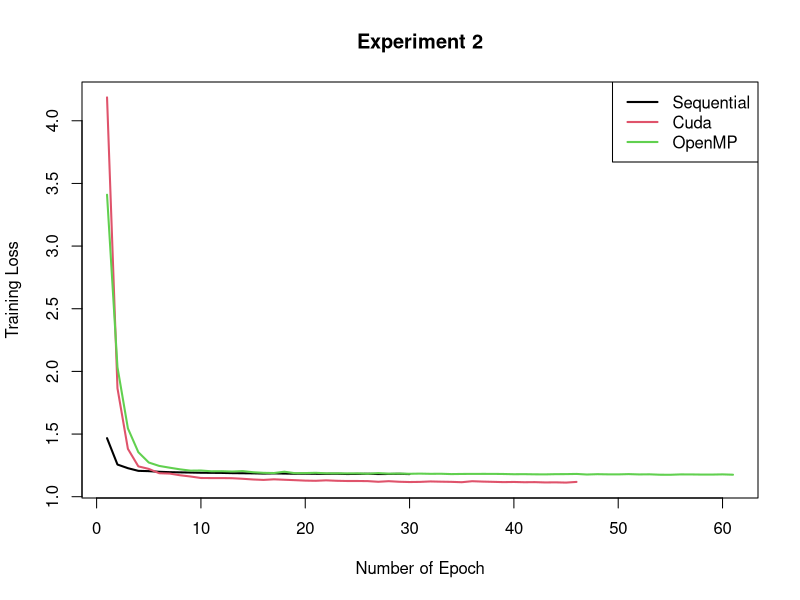
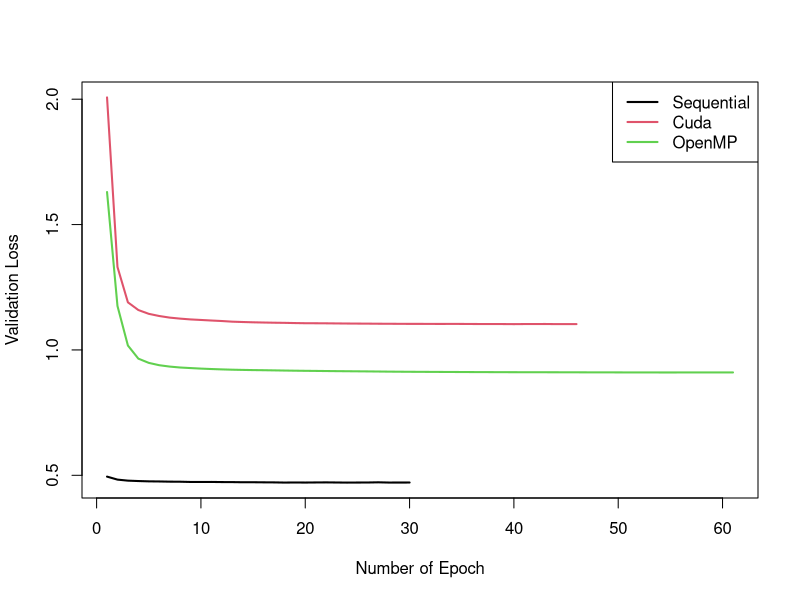
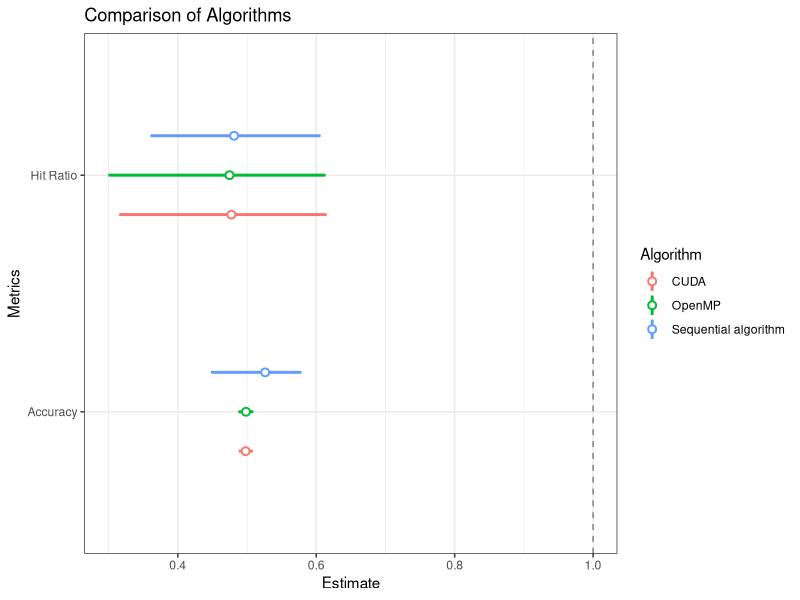
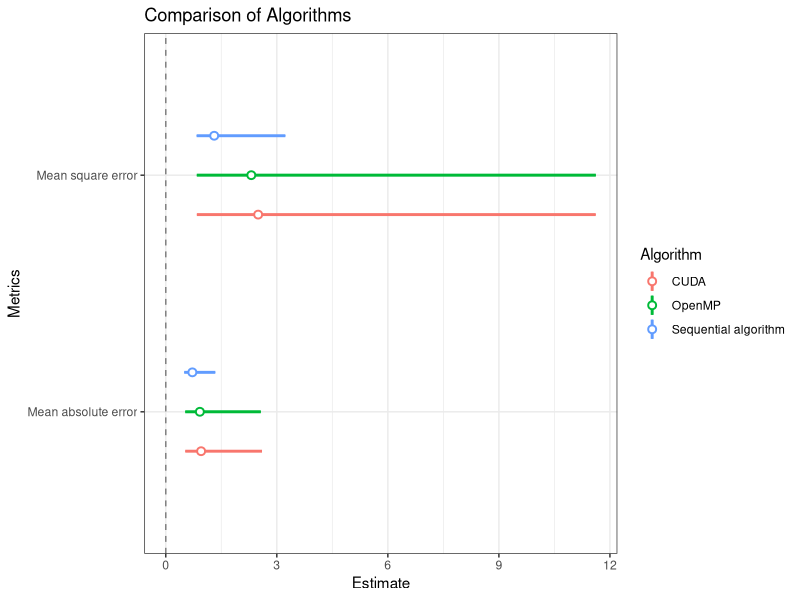
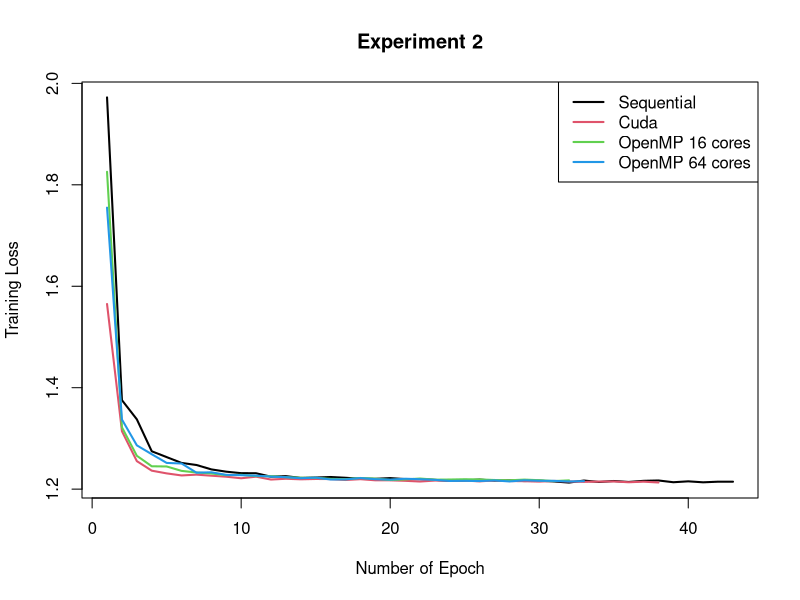
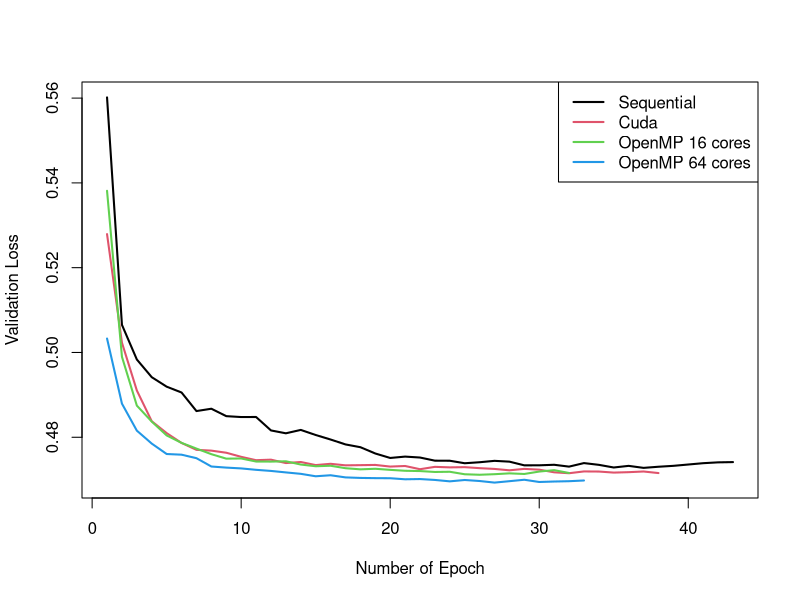
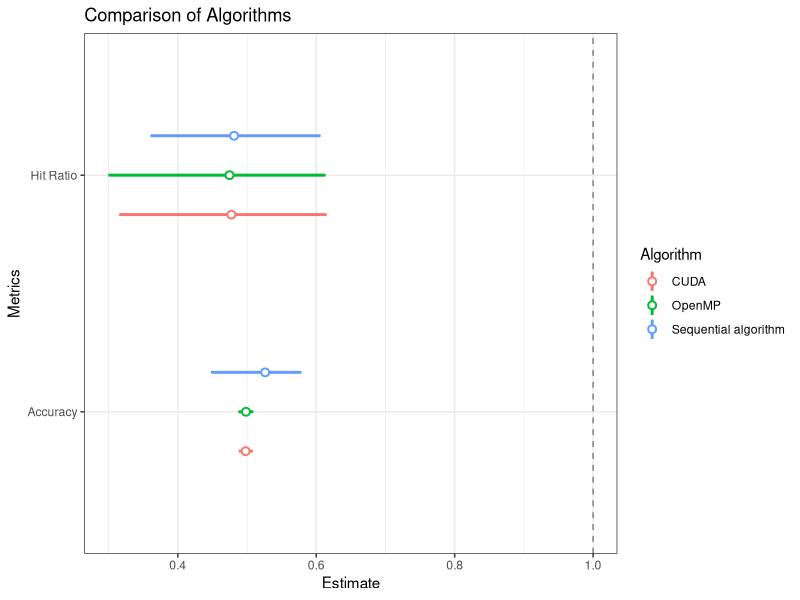
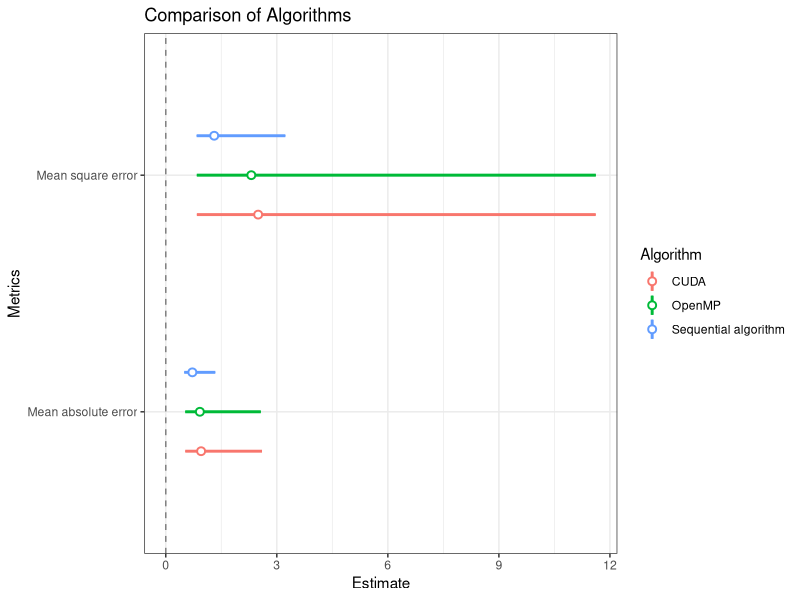

The R script that drew these images, in order:
library(ggplot2)


#### Experiment 2
# Cuda
cuda_loss = c(4.1864476875070498, 1.865434858882016, 1.3818578036667259, 1.2421049187369453, 1.2219228250183762, 1.1873860242316081, 1.1846561050447364, 1.1710844644701346, 1.1613778645745194, 1.1493520467384983, 1.1486139531994601, 1.1486329878652393, 1.1475968786482387, 1.1430827979061242, 1.1375225084927636, 1.134093707839813, 1.1387619425528999, 1.1353218764150035, 1.1320594642265562, 1.1284367749675048, 1.1269697379726504, 1.1305691111583789, 1.1270616333844874, 1.125361624011326, 1.1253850482175052, 1.1243962485015861, 1.1191883372933205, 1.1238793118627746, 1.1193141058414389, 1.1171560023823144, 1.1182097850154187, 1.121804613509872, 1.1199013876335144, 1.1185683033323097, 1.11573777934897, 1.1236124903395484, 1.1206623345307904, 1.1186482728350902, 1.1164625420447942, 1.1176355209060467, 1.1155702649067138, 1.1163384416640567, 1.1138471192287678, 1.1146196820818564, 1.1126506529201059, 1.1180572273488592)
cuda_valLoss = c(2.0072012491365161, 1.3308836910046791, 1.1898811319972329, 1.1591923007800271, 1.1440527465374983, 1.1353673947055394, 1.1289888098861194, 1.1249343452515015, 1.1217366368113757, 1.119602660290955, 1.1173755876980003, 1.115369172348325, 1.1127866855196047, 1.1114358811086009, 1.1102419876317096, 1.1093661824310079, 1.1086304077492937, 1.1080767201068482, 1.1072314161641927, 1.1065888436355256, 1.1064304149340711, 1.1061709708013765, 1.1057600138026631, 1.1053760534462302, 1.1051187629984096, 1.1049061889609657, 1.1045773320584247, 1.1044010352942952, 1.1041781333938205, 1.1039768766847879, 1.1040470477323618, 1.1038473329880165, 1.1037193452330292, 1.1038674158954653, 1.1037646391479818, 1.1035288130780552, 1.1033619298081767, 1.1033607140430877, 1.1032467167565718, 1.1029506714939465, 1.1032993165730056, 1.103365499138711, 1.1034709673661451, 1.1030613779011762, 1.1030195132630107, 1.1031193078392363)

# OpenMP
mp_loss = c(3.409805499328495, 2.0337079029125276, 1.5451913123595069, 1.3552936724298799, 1.2728972357518087, 1.2456961537900491, 1.2316137226887975, 1.2183489820258353, 1.2080618803071406, 1.209092546010379, 1.2028831474236155, 1.2034926415297875, 1.2009666071696945, 1.2045347089788063, 1.195355041361837, 1.1905411621764821, 1.1889835069183778, 1.1995746627337609, 1.1877190333818461, 1.1885992504764276, 1.1906814916074686, 1.1869440702510763, 1.1869371517079734, 1.1860882184857202, 1.1865020210930235, 1.1835623651467666, 1.188523046122437, 1.1839494765506904, 1.1849036131478115, 1.1829119670917378, 1.1842800715335111, 1.1825723377246693, 1.183171790703385, 1.1805147800533642, 1.1816079980912284, 1.1821375514893055, 1.1822203703123011, 1.1821855230560121, 1.1812465252204321, 1.1794313417936864, 1.1799459516441466, 1.1786493128027495, 1.1781632999183465, 1.1799440962633292, 1.1802756407484949, 1.1817571476610744, 1.1770997101316492, 1.1797952996796546, 1.1784367299708216, 1.1781393873541044, 1.1803253505121054, 1.1778135736274897, 1.17867548796456, 1.1754595773440883, 1.1750561496623744, 1.17803274252265, 1.1777494710417644, 1.1766771836438812, 1.1766679941794698, 1.1781972104356953, 1.175555417132816)
mp_valLoss = c(1.6298283404392615, 1.1753905509254239, 1.0176372539993062, 0.96532787597207692, 0.94844931893250128, 0.93913087762844272, 0.93368505748883213, 0.92997611132527724, 0.92775612275748287, 0.92558836551166634, 0.92390562521728647, 0.92244193338612623, 0.92123467826875582, 0.92038285499990935, 0.91966368708922397, 0.91918197535773694, 0.91854219077522981, 0.91785437923009339, 0.91724137250385784, 0.91675353635977341, 0.91634755355145958, 0.91588754215227552, 0.91546032284122936, 0.91510684419106481, 0.91476105587315215, 0.91440118710415441, 0.91397016953711019, 0.91352496006576867, 0.91319743603700221, 0.91291421910376114, 0.91271834276927122, 0.91251468274683034, 0.91230674486409125, 0.91215694978737261, 0.91195519406364878, 0.91176568359005294, 0.91164710373443814, 0.91148649137410342, 0.91132126241084155, 0.91123368906918234, 0.91115821116821361, 0.91109546341357983, 0.91103248408752879, 0.91096566063555484, 0.91087319096723918, 0.91079049476402485, 0.91066640074153704, 0.91058353788365509, 0.91054786495821471, 0.91045686744989196, 0.91035037323888057, 0.91032888888504815, 0.91033884744569837, 0.91021277530037403, 0.91016925783005453, 0.91026072373272238, 0.91040968139548906, 0.9103988734434032, 0.91033606786155896, 0.91030691268685626, 0.91032514469941084)

# Sequential
seq_loss = c(1.467226750576399, 1.2566617127965094, 1.227592972155267, 1.2063684877415637, 1.2040074260884357, 1.1987919677176107, 1.195884505251702, 1.1942001514571061, 1.1928672649287668, 1.1912332596730071, 1.1906490482401726, 1.1898255327043974, 1.1881590711205123, 1.1873432976330316, 1.1864135233988558, 1.1846658958874683, 1.1859736825636416, 1.1847755152395998, 1.1833160954726913, 1.1839680973678477, 1.1829111040301279, 1.1826227560994866, 1.1832826983235067, 1.1810990721456731, 1.1819049749174324, 1.1832260668327472, 1.1809163726262988, 1.1814110681224557, 1.1826615873223409, 1.1804102148464801)
seq_valLoss = c(0.49481278140265078, 0.4828631561382713, 0.47873092350538515, 0.47714450719708779, 0.47593886872077135, 0.47548079597033238, 0.47470596324081243, 0.47446334693730829, 0.4734875054622848, 0.47340528397491588, 0.47356588049924275, 0.47305363278632251, 0.47291309655212055, 0.47234009637566954, 0.47238303021720107, 0.47201324318371385, 0.47175889297041934, 0.47107977597056239, 0.47140009451055387, 0.47114632521214178, 0.47151265656474695, 0.47179093542625822, 0.47136645322030818, 0.47096903368299836, 0.47119108865358678, 0.47133221030925487, 0.47207262944999778, 0.47115223205233292, 0.47120055307217201, 0.47126707351627534)

n = max(length(cuda_loss), length(mp_loss), length(seq_loss))
epochs = 1:n
cuda_loss = c(cuda_loss, rep(NA,n-length(cuda_loss))); cuda_valLoss = c(cuda_valLoss, rep(NA,n-length(cuda_valLoss)))
mp_loss = c(mp_loss, rep(NA,n-length(mp_loss))); mp_valLoss = c(mp_valLoss, rep(NA,n-length(mp_valLoss)))
seq_loss = c(seq_loss, rep(NA,n-length(seq_loss))); seq_valLoss = c(seq_valLoss, rep(NA,n-length(seq_valLoss)))

### Plot training loss
png("images/ex2_trainingLoss_plot.png")
plot(epochs, seq_loss, type = "l", lwd = 2, ylim = c(min(cuda_loss, seq_loss, mp_loss, na.rm = T), 
                                                     max(cuda_loss, seq_loss, mp_loss, na.rm = T)),
     xlab = "Number of Epoch", ylab = "Training Loss", main = "Experiment 2")
lines(epochs, cuda_loss, col = 2, lwd = 2)
lines(epochs, mp_loss, col = 3, lwd = 2)
legend("topright", legend = c("Sequential","Cuda","OpenMP"), col = 1:3, lwd = 2)
dev.off()

### Plot validation loss
png("images/ex2_validationLoss_plot.png")
plot(epochs, seq_valLoss, type = "l", lwd = 2, ylim = c(min(cuda_valLoss, seq_valLoss, mp_valLoss, na.rm = T), 
                                                     max(cuda_valLoss, seq_valLoss, mp_valLoss, na.rm = T)),
     xlab = "Number of Epoch", ylab = "Validation Loss")
lines(epochs, cuda_valLoss, col = 2, lwd = 2)
lines(epochs, mp_valLoss, col = 3, lwd = 2)
legend("topright", legend = c("Sequential","Cuda","OpenMP"), col = 1:3, lwd = 2)
dev.off()

### Plot confidence intervals
xlabs = c("Accuracy", "Hit Ratio")
model1Frame <- data.frame(Metrics = xlabs,
                          Estimate = c(0.526206383587, 0.481200997221),
                          LowBound = c(0.447980097266, 0.360623058689),
                          UpBound = c(0.578286811884,0.606076303744),
                          Algorithm = "Sequential algorithm")
model2Frame <- data.frame(Metrics = xlabs,
                          Estimate = c(0.498477323571, 0.474662530513),
                          LowBound = c(0.487695749441, 0.299806753458),
                          UpBound = c(0.509055318284,0.613303498779),
                          Algorithm = "OpenMP")
model3Frame <- data.frame(Metrics = xlabs,
                          Estimate = c(0.497902989628, 0.477295362083),
                          LowBound = c(0.488097417124, 0.315439381611),
                          UpBound = c(0.508445190157,0.614732506103),
                          Algorithm = "CUDA")
# Combine these data.frames
allModelFrame <- data.frame(rbind(model1Frame, model2Frame, model3Frame))  # etc.

# Plot
png("images/ex2_accuracyAndHitRatio.png")
zp1 <- ggplot(allModelFrame, aes(colour = Algorithm))
zp1 <- zp1 + geom_hline(yintercept = 1, colour = gray(1/2), lty = 2)
zp1 <- zp1 + geom_linerange(aes(x = Metrics, ymin = LowBound, ymax = UpBound),
                            lwd = 1, position = position_dodge(width = 1/2))
zp1 <- zp1 + geom_pointrange(aes(x = Metrics, y = Estimate, ymin = LowBound,
                                 ymax = UpBound),
                             lwd = 1/2, position = position_dodge(width = 1/2),
                             shape = 21, fill = "WHITE")
zp1 <- zp1 + coord_flip() + theme_bw()
zp1 <- zp1 + ggtitle("Comparison of Algorithms")
print(zp1)
dev.off()

# MSE and MAE
xlabs = c("Mean square error", "Mean absolute error")
model1Frame <- data.frame(Metrics = xlabs,
                          Estimate = c(1.3087405831, 0.718717655156),
                          LowBound = c(0.834318048764, 0.498239329293),
                          UpBound = c(3.23088638137,1.33780171462),
                          Algorithm = "Sequential algorithm")
model2Frame <- data.frame(Metrics = xlabs,
                          Estimate = c(2.31100024114, 0.921309528683),
                          LowBound = c(0.838316850733, 0.525500713845),
                          UpBound = c(11.6191188956,2.56798020843),
                          Algorithm = "OpenMP")
model3Frame <- data.frame(Metrics = xlabs,
                          Estimate = c(2.49617803848, 0.954769175157),
                          LowBound = c(0.840065719306, 0.526726699958),
                          UpBound = c(11.616296602,2.60011201977),
                          Algorithm = "CUDA")

allModelFrame <- data.frame(rbind(model1Frame, model2Frame, model3Frame))
png("images/ex2_MSEandMAE.png")
zp1 <- ggplot(allModelFrame, aes(colour = Algorithm))
zp1 <- zp1 + geom_hline(yintercept = 0, colour = gray(1/2), lty = 2)
zp1 <- zp1 + geom_linerange(aes(x = Metrics, ymin = LowBound, ymax = UpBound),
                            lwd = 1, position = position_dodge(width = 1/2))
zp1 <- zp1 + geom_pointrange(aes(x = Metrics, y = Estimate, ymin = LowBound,
                                 ymax = UpBound),
                             lwd = 1/2, position = position_dodge(width = 1/2),
                             shape = 21, fill = "WHITE")
zp1 <- zp1 + coord_flip() + theme_bw()
zp1 <- zp1 + ggtitle("Comparison of Algorithms")
print(zp1)
dev.off()

#### Experiment 4
# Cuda
cuda_loss = c(1.565016429669537, 1.3142119318509204, 1.2551753065905067, 1.2363958944996583, 1.2310365140047326, 1.2269748800435456, 1.2285545747348772, 1.2264781225384707, 1.2244665228628537, 1.2214250217058205, 1.2245545345452353, 1.2188701528651695, 1.2204451327851522, 1.2193338418194866, 1.2200314313782767, 1.2198468162222329, 1.21799619414597, 1.2196180421064133, 1.2174114943269241, 1.2173559003032828, 1.2164036436907666, 1.2149890678554578, 1.2168772177983904, 1.2166541055615452, 1.2168817204148785, 1.2153135794435574, 1.2172052857002038, 1.2159806417304881, 1.2156058380507047, 1.2148386708696708, 1.2161772875908676, 1.2151173406926352, 1.2143086288092924, 1.2148957654958379, 1.2151109878688886, 1.2135543054523235, 1.2146850180860977, 1.2130851431216265)
cuda_valLoss = c(0.52792000928096283, 0.50230332247836251, 0.49103443909711275, 0.48377753305269533, 0.4809806459760903, 0.4786507877502249, 0.47703165280365034, 0.47684796860429007, 0.47635053110077208, 0.47538334449137698, 0.47459120153934198, 0.47471490118485871, 0.47391448412480047, 0.47416459975714548, 0.47343613178818844, 0.473739285733279, 0.47337722522947234, 0.47342088158193496, 0.47347601625187086, 0.4730867660303027, 0.47322335275542582, 0.47246396795344542, 0.4730221190217746, 0.47290043518333913, 0.47294925593053372, 0.47271207399860682, 0.4725320589500977, 0.47220698851394471, 0.47254267545448292, 0.47235912153599219, 0.47173560271835741, 0.47151723020725211, 0.47194094529927211, 0.47191520277952498, 0.47166792566157045, 0.47176682953938143, 0.4719264926690187, 0.47155476320050538)

# OpenMP
mp16_loss = c(1.8256682226299268, 1.3218321030761921, 1.2657124283856664, 1.2450576970445988, 1.2446758356245708, 1.2359806746911757, 1.2327995006365047, 1.2308067089864558, 1.2274803584986917, 1.2281529920757266, 1.2256931520578924, 1.2254862473081536, 1.2234877650765004, 1.222465954715265, 1.22230380294795, 1.2202177972831092, 1.2196661715249548, 1.2219613972745367, 1.2206135170281565, 1.2180570547459779, 1.2191092211833121, 1.2208922621823304, 1.2186795921470781, 1.2189334816751773, 1.2194885603749495, 1.219105385616758, 1.21799163022785, 1.2173678800005683, 1.2187822072181209, 1.2176109915215927, 1.2158759172688585, 1.2172815214374351)
mp16_valLoss = c(0.53813304876600732, 0.49898632739075977, 0.48746870228432398, 0.48369317051175748, 0.48043168304840395, 0.47867560325757935, 0.4773257697572923, 0.47601104339683797, 0.47495464371299967, 0.47499653187282698, 0.47427813555822246, 0.47425931646245578, 0.47433484609522814, 0.47356637196858808, 0.47316551205248103, 0.47328172815031988, 0.47270214774044922, 0.47243443935932933, 0.47256570443024826, 0.47231214165923041, 0.47209625607184513, 0.47202766075193392, 0.47181600440661742, 0.47186066942183785, 0.47127355613140748, 0.4711564504907807, 0.47128856457771395, 0.47148704467096819, 0.47134156518943565, 0.47191179728006183, 0.47224349589400133, 0.47157388862622596)

mp64_loss = c(1.7550187717005425, 1.3372043929308384, 1.2863338827611859, 1.2687803906313047, 1.2516866095878798, 1.2505389827225866, 1.2324491081903677, 1.2331882422373137, 1.228118859881417, 1.2274813576059831, 1.226629631155399, 1.224632855637138, 1.2235712644111061, 1.2215129537049105, 1.2226333456524003, 1.2190010034634249, 1.2191487406390069, 1.2218399531949633, 1.2195936353029995, 1.2186986259135537, 1.2204855282749552, 1.2195856653854589, 1.218305425435289, 1.2161347397549827, 1.2164286388706929, 1.2159162988092647, 1.2171638241411322, 1.2151692403010967, 1.2174206298016363, 1.2164489898676445, 1.2162925097339354, 1.2151036434788884, 1.2157393443932973)
mp64_valLoss = c(0.50328868306403374, 0.48792955745233596, 0.48155884748501998, 0.4785042224337332, 0.47604977092709788, 0.47589097194504032, 0.47506386807354473, 0.47310093438038264, 0.47284475364555789, 0.47265371114094751, 0.47232114179007212, 0.47205939547306397, 0.47170986707622548, 0.47137489731585763, 0.47079992875295423, 0.47103924523029361, 0.47053394758297762, 0.47040960987016489, 0.47035830605217632, 0.47033661471978089, 0.47008837407798554, 0.47014465067969802, 0.46993221262074419, 0.46960238212379918, 0.46992023989855614, 0.46968216603656987, 0.46930815581851204, 0.4696393504015115, 0.46997840815299813, 0.46945107398927316, 0.46956127204392228, 0.46963667937369624, 0.46980342420584237)

# Sequential
seq_loss = c(1.9723429999831854, 1.3754175297541293, 1.3376061790873732, 1.2746191690035786, 1.2631476142623377, 1.2516381835924102, 1.24757458260081, 1.2388902119197949, 1.2344052253502342, 1.2314713024879129, 1.2312916304809511, 1.2245766827246856, 1.2256223406843572, 1.2220312692692488, 1.2227997502066035, 1.2239135339672698, 1.2224045311113421, 1.2205263670092839, 1.2203179959398138, 1.2217431497173559, 1.2197952987038321, 1.2196300642984097, 1.218200763487135, 1.2163162712640643, 1.2170532377295966, 1.218823976043516, 1.2166619603661122, 1.2171644744404224, 1.2159686780510564, 1.2165754117059069, 1.2151360172016969, 1.2128855662690399, 1.2169340714929759, 1.2140697671460263, 1.2160363069108724, 1.2141288989555696, 1.2163547446154634, 1.2170676779283789, 1.213590940320088, 1.2153712956613101, 1.2134358402317689, 1.2146660656217498, 1.2146773641786273)
seq_valLoss = c(0.56016299845728823, 0.50651573853875675, 0.49834189507708093, 0.49416927543146705, 0.49193217166315739, 0.49055695679911915, 0.48617929606304189, 0.48673111426473825, 0.48497859074499244, 0.48476902577526426, 0.48478194666236862, 0.48161094287429029, 0.4809356811512524, 0.48173419491048325, 0.48053195948139882, 0.47946715710980148, 0.47831131963166007, 0.4776552447294411, 0.47617238303652154, 0.47511809212124873, 0.47543930618032659, 0.47521927899783611, 0.47448014539867128, 0.47446282195278394, 0.4738721411857153, 0.47410916932133756, 0.47443809123822334, 0.47424937389127714, 0.47337661880164206, 0.47338586988829762, 0.47351091392893985, 0.47307537973239711, 0.47390855209646021, 0.47349646740896434, 0.4728694430051078, 0.47325409474112051, 0.47278013981117001, 0.47304726044039225, 0.47325925374419203, 0.47357266111323881, 0.4738842572091459, 0.47408273826055669, 0.47414244337372929)

n = max(length(cuda_loss), length(mp16_loss), length(mp16_loss), length(seq_loss))
epochs = 1:n
cuda_loss = c(cuda_loss, rep(NA,n-length(cuda_loss))); cuda_valLoss = c(cuda_valLoss, rep(NA,n-length(cuda_valLoss)))
mp16_loss = c(mp16_loss, rep(NA,n-length(mp16_loss))); mp16_valLoss = c(mp16_valLoss, rep(NA,n-length(mp16_valLoss)))
mp64_loss = c(mp64_loss, rep(NA,n-length(mp64_loss))); mp64_valLoss = c(mp64_valLoss, rep(NA,n-length(mp64_valLoss)))
seq_loss = c(seq_loss, rep(NA,n-length(seq_loss))); seq_valLoss = c(seq_valLoss, rep(NA,n-length(seq_valLoss)))

### Plot training loss
png("images/ex4_trainingLoss_plot.png")
plot(epochs, seq_loss, type = "l", lwd = 2, ylim = c(min(cuda_loss, seq_loss, mp16_loss, mp64_loss, na.rm = T), 
                                                     max(cuda_loss, seq_loss, mp16_loss, mp64_loss, na.rm = T)),
     xlab = "Number of Epoch", ylab = "Training Loss", main = "Experiment 2")
lines(epochs, cuda_loss, col = 2, lwd = 2)
lines(epochs, mp16_loss, col = 3, lwd = 2)
lines(epochs, mp64_loss, col = 4, lwd = 2)
legend("topright", legend = c("Sequential","Cuda","OpenMP 16 cores", "OpenMP 64 cores"), col = 1:4, lwd = 2)
dev.off()

### Plot validation loss
png("images/ex4_validationLoss_plot.png")
plot(epochs, seq_valLoss, type = "l", lwd = 2, ylim = c(min(cuda_valLoss, seq_valLoss, mp16_valLoss, mp64_valLoss, na.rm = T), 
                                                        max(cuda_valLoss, seq_valLoss, mp16_valLoss, mp64_valLoss, na.rm = T)),
     xlab = "Number of Epoch", ylab = "Validation Loss")
lines(epochs, cuda_valLoss, col = 2, lwd = 2)
lines(epochs, mp16_valLoss, col = 3, lwd = 2)
lines(epochs, mp64_valLoss, col = 4, lwd = 2)
legend("topright", legend = c("Sequential","Cuda","OpenMP 16 cores", "OpenMP 64 cores"), col = 1:4, lwd = 2)
dev.off()

### Plot confidence intervals
xlabs = c("Accuracy", "Hit Ratio")
model1Frame <- data.frame(Metrics = xlabs,
                          Estimate = c(0.526206383587, 0.481200997221),
                          LowBound = c(0.447980097266, 0.360623058689),
                          UpBound = c(0.578286811884,0.606076303744),
                          Algorithm = "Sequential algorithm")
model2Frame <- data.frame(Metrics = xlabs,
                          Estimate = c(0.498477323571, 0.474662530513),
                          LowBound = c(0.487695749441, 0.299806753458),
                          UpBound = c(0.509055318284,0.613303498779),
                          Algorithm = "OpenMP")
model3Frame <- data.frame(Metrics = xlabs,
                          Estimate = c(0.497902989628, 0.477295362083),
                          LowBound = c(0.488097417124, 0.315439381611),
                          UpBound = c(0.508445190157,0.614732506103),
                          Algorithm = "CUDA")
# Combine these data.frames
allModelFrame <- data.frame(rbind(model1Frame, model2Frame, model3Frame))  # etc.

# Plot
png("images/ex2_accuracyAndHitRatio.png")
zp1 <- ggplot(allModelFrame, aes(colour = Algorithm))
zp1 <- zp1 + geom_hline(yintercept = 1, colour = gray(1/2), lty = 2)
zp1 <- zp1 + geom_linerange(aes(x = Metrics, ymin = LowBound, ymax = UpBound),
                            lwd = 1, position = position_dodge(width = 1/2))
zp1 <- zp1 + geom_pointrange(aes(x = Metrics, y = Estimate, ymin = LowBound,
                                 ymax = UpBound),
                             lwd = 1/2, position = position_dodge(width = 1/2),
                             shape = 21, fill = "WHITE")
zp1 <- zp1 + coord_flip() + theme_bw()
zp1 <- zp1 + ggtitle("Comparison of Algorithms")
print(zp1)
dev.off()

# MSE and MAE
xlabs = c("Mean square error", "Mean absolute error")
model1Frame <- data.frame(Metrics = xlabs,
                          Estimate = c(1.3087405831, 0.718717655156),
                          LowBound = c(0.834318048764, 0.498239329293),
                          UpBound = c(3.23088638137,1.33780171462),
                          Algorithm = "Sequential algorithm")
model2Frame <- data.frame(Metrics = xlabs,
                          Estimate = c(2.31100024114, 0.921309528683),
                          LowBound = c(0.838316850733, 0.525500713845),
                          UpBound = c(11.6191188956,2.56798020843),
                          Algorithm = "OpenMP")
model3Frame <- data.frame(Metrics = xlabs,
                          Estimate = c(2.49617803848, 0.954769175157),
                          LowBound = c(0.840065719306, 0.526726699958),
                          UpBound = c(11.616296602,2.60011201977),
                          Algorithm = "CUDA")

allModelFrame <- data.frame(rbind(model1Frame, model2Frame, model3Frame))
png("images/ex2_MSEandMAE.png")
zp1 <- ggplot(allModelFrame, aes(colour = Algorithm))
zp1 <- zp1 + geom_hline(yintercept = 0, colour = gray(1/2), lty = 2)
zp1 <- zp1 + geom_linerange(aes(x = Metrics, ymin = LowBound, ymax = UpBound),
                            lwd = 1, position = position_dodge(width = 1/2))
zp1 <- zp1 + geom_pointrange(aes(x = Metrics, y = Estimate, ymin = LowBound,
                                 ymax = UpBound),
                             lwd = 1/2, position = position_dodge(width = 1/2),
                             shape = 21, fill = "WHITE")
zp1 <- zp1 + coord_flip() + theme_bw()
zp1 <- zp1 + ggtitle("Comparison of Algorithms")
print(zp1)
dev.off()
